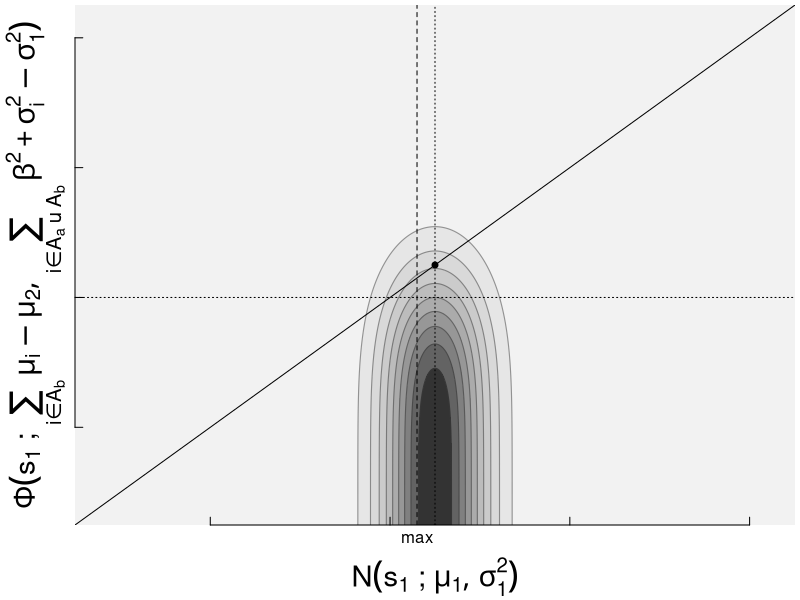
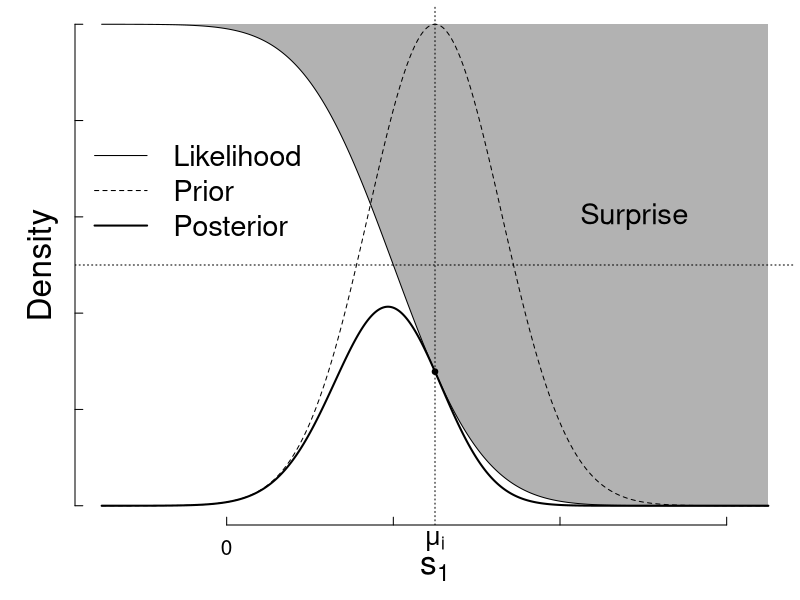

Write the R code that produced these figures, in order.
###########################################
# Header
oldpar <- par(no.readonly = TRUE)
oldwd <- getwd()
this.dir <- dirname(parent.frame(2)$ofile)
nombre.R <-  sys.frame(1)$ofile
require(tools)
nombre <- print(file_path_sans_ext(nombre.R))
pdf(paste0(nombre,".pdf"))
setwd(this.dir)
#setwd("~/gaming/materias/inferencia_bayesiana/trabajoFinal/imagenes")
#####################################

par(mar=c(3.75,3.75,0.25,0.25))

beta <- 25/6
#caso Equiop muy superior
mu <- c(25,30,25,25)
sigma <- c(8,1,1,1)
mu1_grilla <- seq(mu[1]-40,mu[1]+40,by=0.1)
posterior_ganador <- function(s_1_f,s_1_p,mu= c(25,20,20,20),sigma=c(4,1,1,1),beta=25/6){
  return(dnorm(s_1_f,mu[1],sigma[1])*(1-pnorm(s_1_p,sum(mu[3:4])-(sum(mu[1:2])-mu[1]),sqrt(sum(sigma^2+beta^2)-sigma[1]^2))))
  
}
m <- outer(mu1_grilla,mu1_grilla,posterior_ganador)
levels <- seq(min(m),max(m),length.out = 11)
image(mu1_grilla,mu1_grilla,m,col=rev(gray.colors(10,start=0.2,end=0.95)),breaks = levels,useRaster=T,
      ylab="",xlab="",axes=F)
contour(mu1_grilla,mu1_grilla,m,drawlabels=F,levels = levels,add = T,col=rev(gray.colors(11,start=0,end=0.6)),lwd=1.1)
mtext(text=expression(N(s[1]~";"~mu[1],sigma[1]^2 )) ,side =1,line=2.75,cex=1.75)
mtext(text =expression(Phi(s[1]~";"~sum(mu[i],i %in% A[b])-mu[2],sum(beta^2+ sigma[i]^2,i %in% A[a]~"u"~A[b]) -sigma[1]^2 )) ,side =2,line=0.15,cex=1.75)
abline(v=mu[1],lty=3)
abline(h=mu[1]-(sum(mu[1:2]-mu[3:4])),lty=3)
abline(c(0,1))
#lines(c(0,1)*(s_2+s_2-500),c(1,0)*(s_2+s_2-500))
axis(side=2, labels=NA,cex.axis=0.6,tck=0.015)
axis(side=1, labels=NA,cex.axis=0.6,tck=0.015)
posterior <- apply(diag(dim(m)[1],dim(m)[1])*m,2,sum)
max_post <- mu1_grilla[which.max(posterior)]
points(mu[1],mu[1],pch=19,cex=0.8)
abline(v=max_post,lty=2)
axis(lwd=0,side=1, at=max_post,labels="max" ,las=0,cex.axis=1,line=-0.9)


beta <- 25/6

posterior_ganador <- function(s_1,mu,sigma,beta=25/6){
  return(dnorm(s_1,mu[1],sigma[1])*(1-pnorm(s_1,sum(mu[3:4])-(sum(mu[1:2])-mu[1]),sqrt(sum(sigma^2+beta^2)-sigma[1]^2))))
}
prior <- function(s_1,mu,sigma,beta=25/6){
  return(dnorm(s_1,mu[1],sigma[1]))
}
sorpresa_de_ganar <- function(s_1,mu,sigma,beta=25/6){
  return(1-pnorm(s_1,mu[1]-(sum(mu[1:2])-sum(mu[3:4])),sqrt(sum(sigma^2+beta^2)-sigma[1]^2)))
}

plot(mu1_grilla, sorpresa_de_ganar(mu1_grilla,mu,sigma),type="l",axes = F,ann = F,lty=1)
lines(mu1_grilla, prior(mu1_grilla,mu,sigma)/max(prior(mu1_grilla,mu,sigma)),lty=2)
lines(mu1_grilla, sorpresa_de_ganar(mu1_grilla,mu,sigma)*prior(mu1_grilla,mu,sigma)/max(prior(mu1_grilla,mu,sigma)),lty=1,lwd=2)

axis(side=2, labels=NA,cex.axis=0.6,tck=0.015)
axis(side=1, labels=NA,cex.axis=0.6,tck=0.015)
axis(lwd=0,side=1, at=0, labels=0,cex.axis=1.25,line=-0.3)
axis(lwd=0,side=1, at=mu[1], labels=expression(mu[i]),cex.axis=1.5,line=-0.5,tck=0.015)
abline(v=mu[1],lty=3)
points(mu[1],sorpresa_de_ganar(mu[1],mu,sigma),pch=19,cex=0.75)
mid = mu[1]-(sum(mu[1:2])-sum(mu[3:4]))
#abline(v=mid,lty=3)
abline(h=0.5,lty=3)

#y <- 0.1
#segments(mid,y,mu[1],y,lwd=2)
#segments(mid,y+.01,mid,y-0.01,lwd=2)
#segments(mu[1],y+.01,mu[1],y-.01,lwd=2)
#text(mid + (mu[1]-mid)/2, y+0.02,expression(delta) ,cex=1.33)

yy <- c(sorpresa_de_ganar(mu1_grilla,mu,sigma),rep(1,length(mu1_grilla)))
xx <- c(mu1_grilla,rev(mu1_grilla))      
polygon(xx,yy,col=rgb(0,0,0,0.3),border=F)

text(mu1_grilla[4*length(mu1_grilla)%/%5],0.6, "Surprise",srt=0, cex=1.75)

mtext(text= expression(s[1]),side =1,line=2,cex=2)
mtext(text ="Density" ,side =2,line=1,cex=2)

legend(mu1_grilla[1]-4,0.8,lty = c(1,2,1),lwd=c(1,1,2),
       legend = c("Likelihood","Prior","Posterior"),bty = "n",cex = 1.75)


#######################################
# end 
dev.off()
setwd(oldwd)
par(oldpar, new=F)
#########################################